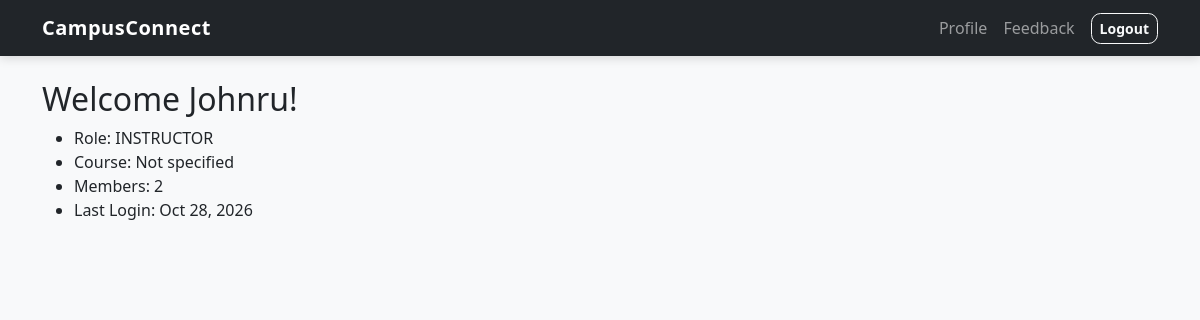
The app's page / (signed in), older data.
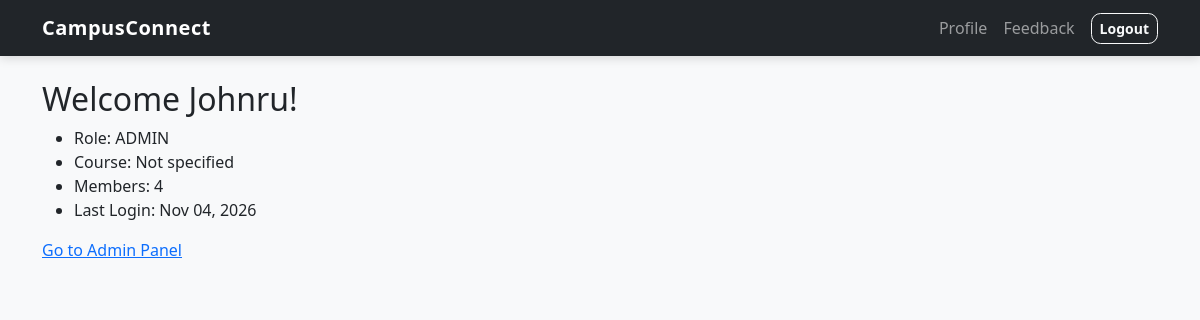
The same page, newer data.
### accounts/models.py (models this page shows, shortened)
class CustomUser(AbstractUser):
    class Role(models.TextChoices):
        STUDENT = 'STUDENT', 'Student'
        INSTRUCTOR = 'INSTRUCTOR', 'Instructor'
        ADMIN = 'ADMIN', 'Administrator'
    role = models.CharField(max_length=10, choices=Role.choices, default=Role.STUDENT)
    course = models.CharField(max_length=100, blank=True)

### dashboard/views.py (the view)
# urls.py: path("", DashboardView.as_view(), name="dashboard"),
class DashboardView(LoginRequiredMixin, TemplateView):
    template_name = 'dashboard/home.html'
    def get_context_data(self, **kwargs):
        context = super().get_context_data(**kwargs)
        context["member_count"] = CustomUser.objects.count()
        context["is_admin"] = ( self.request.user.role == CustomUser.Role.ADMIN )
        return context

### templates/dashboard/home.html
{% extends 'base.html' %}
{% block content %}
 <h2>Welcome {{ user.first_name|default:user.username }}!</h2>
 <ul>
    <li>Role: {{ user.role }}</li>
    <li>Course: {{ user.course|default:"Not specified" }}</li>
    <li>Members: {{ member_count }}</li>
    <li>Last Login: {{ user.last_login|date:"M d, Y"}}</li>
 </ul>
 {% if is_admin %}
    <a href="{% url 'admin_panel' %}">Go to Admin Panel</a>
 {% endif %}
 {% endblock %}

### templates/base.html (shortened to what this page needs)
{% load static %}
<!DOCTYPE html>
<html lang="en">
<head>
    <link href="https://cdn.jsdelivr.net/npm/bootstrap@5.3.3/dist/css/bootstrap.min.css" rel="stylesheet">
    <link href="https://cdn.jsdelivr.net/npm/bootstrap-icons@1.11.3/font/bootstrap-icons.min.css" rel="stylesheet">
    <link rel="stylesheet" href="{% static 'css/style.css' %}">
</head>
<body class="bg-light">
    <nav class="navbar navbar-expand-lg navbar-dark bg-dark mb-4">
        <div class="container">
            <a class="navbar-brand" href="{% url 'home' %}">CampusConnect</a>
            <div class="collapse navbar-collapse" id="mainNav">
                <ul class="navbar-nav ms-auto align-items-lg-center">
                    {% if user.is_authenticated %}
                        <li class="nav-item"><a class="nav-link" href="{% url 'profile' %}">Profile</a></li>
                        <li class="nav-item"><a class="nav-link" href="{% url 'feedback' %}">Feedback</a></li>
                        <li class="nav-item">
                            <form method="post" action="{% url 'logout' %}" class="d-inline">
                                <button type="submit" class="btn btn-outline-light btn-sm ms-lg-2">Logout</button>
                            </form>
                        </li>
                    {% else %}
                        <li class="nav-item"><a class="nav-link" href="{% url 'login' %}">Login</a></li>
                        <li class="nav-item"><a class="nav-link" href="{% url 'signup' %}">Sign Up</a></li>
                    {% endif %}
                </ul>
            </div>
        </div>
    </nav>
    <main class="container">
        {% block content %}{% endblock %}
    </main>
</body>
</html>

### static/css/style.css (style rules this page uses)
:root { --cc-primary: #0d6efd; --cc-primary-dark: #0a58ca; --cc-dark: #212529; --cc-bg: #f4f6fb; --cc-radius: 1rem; --cc-shadow: 0 8px 24px rgba(0, 0, 0, 0.08); }
body { background-color: var(--cc-bg); font-family: "Segoe UI", system-ui, -apple-system, Roboto, "Helvetica Neue", Arial, sans-serif; color: var(--cc-dark); min-height: 100vh; }
.navbar { box-shadow: 0 2px 10px rgba(0, 0, 0, 0.15); }
.navbar-brand { font-weight: 700; letter-spacing: 0.5px; }
.navbar .nav-link { transition: color 0.2s ease; }
.btn { border-radius: 0.6rem; font-weight: 600; transition: transform 0.15s ease, box-shadow 0.15s ease; }

Row changes from the older to the newer data that the page shows:
changed CustomUser "Johnru": role "INSTRUCTOR" → "ADMIN"; last_login "Oct 28, 2026" → "Nov 04, 2026"
Text that changed along with them:
{{ member_count }}: "2" → "4"
text now shown: "Go to Admin Panel"
